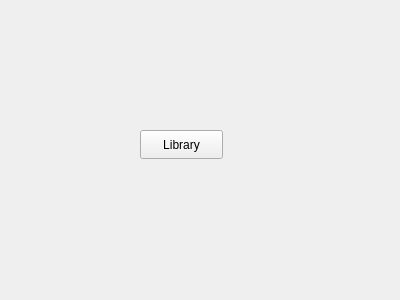
<?xml version="1.0" encoding="UTF-8"?>
<ui version="4.0">
 <class>LibraryArea</class>
 <widget class="QWidget" name="LibraryArea">
  <property name="geometry">
   <rect>
    <x>0</x>
    <y>0</y>
    <width>400</width>
    <height>300</height>
   </rect>
  </property>
  <property name="windowTitle">
   <string>Form</string>
  </property>
  <widget class="QPushButton" name="pushButton">
   <property name="geometry">
    <rect>
     <x>140</x>
     <y>130</y>
     <width>83</width>
     <height>29</height>
    </rect>
   </property>
   <property name="text">
    <string>Library</string>
   </property>
  </widget>
 </widget>
 <resources/>
 <connections/>
</ui>
